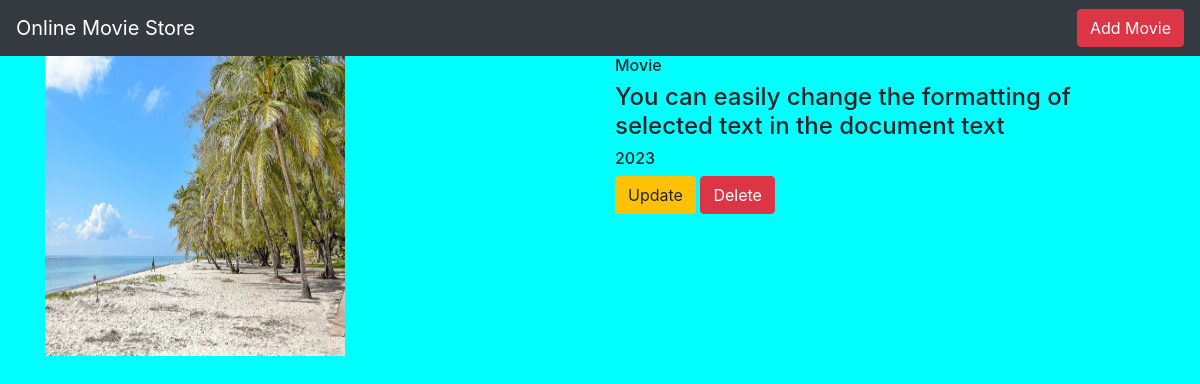
The app's page /movie/6/ with its own data.
### movieapp/models.py (models this page shows, shortened)
class Movie(models.Model):
    name=models.CharField(max_length=250)
    desc=models.TextField()
    year=models.IntegerField()
    img=models.ImageField(upload_to='gallery')

### movieapp/views.py (the view)
# urls.py: path('movie/<int:movie_id>/',views.detail,name='detail'),
def detail(request,movie_id):
    movie=Movie.objects.get(id=movie_id)
    return render(request,"detail.html",{'movie':movie})

### templates/detail.html
{% extends 'base.html' %}
{% block body %}
<div class="container">
    <div class="row">
        <div class="col-md-6">
            <img src="{{movie.img.url}}" width="300" height="300">
        </div>
        <div class="col-md-6">
            <h6>{{movie.name}}</h6>
            <h4>{{movie.desc}}</h4>
            <h6>{{movie.year}}</h6>
            <a class="btn btn-warning" href="{% url 'movieapp:update' movie.id %}">Update</a>
            <a class="btn btn-danger" href="{% url 'movieapp:delete' movie.id %}">Delete</a>
        </div>
    </div>
</div>
{% endblock %}

### static/style.css (style rules this page uses)
body { background-color:aqua; }

### records on screen
Movie: img (picture), name "Movie", desc "You can easily change the formatting of selected text in the document text", year "2023"
